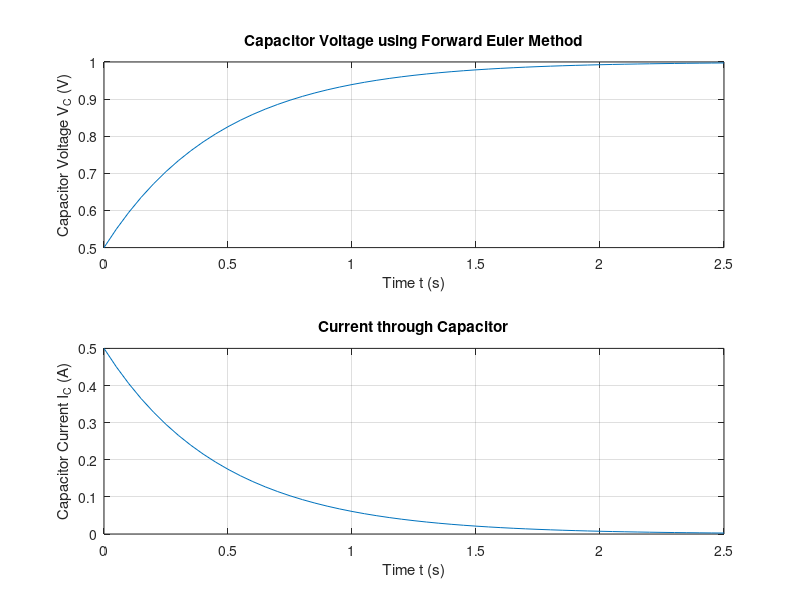

Write MATLAB code to recreate this figure.

% Given parameters
R = 1; % Resistance in ohms
C = 0.5; % Capacitance in Farads (derived from time constant tau = RC = 0.5s)
h = 0.05; % Step size in seconds
T = 2.5; % Final time in seconds

% Initial conditions
t0 = 0; % Initial time
vc0 = 0.5; % Initial capacitor voltage

% Time vector
t = t0:h:T;
n = length(t);

% Initialize capacitor voltage and current vectors
vc = zeros(1, n);
ic = zeros(1, n);
vc(1) = vc0;

% Define unit step input voltage v(t)
v = ones(1, n); % Unit step function (1 for all t >= 0)

% Forward Euler method loop
for k = 1:n-1
    ic(k) = (v(k) - vc(k)) / R; % Current through resistor and capacitor
    vc(k+1) = vc(k) + h * (ic(k) / C); % Voltage update using Euler's method
end
ic(n) = (v(n) - vc(n)) / R; % Compute final current value

% Plot results
figure;
subplot(2,1,1);
plot(t, vc);
xlabel('Time t (s)');
ylabel('Capacitor Voltage V_C (V)');
title('Capacitor Voltage using Forward Euler Method');
grid on;

subplot(2,1,2);
plot(t, ic);
xlabel('Time t (s)');
ylabel('Capacitor Current I_C (A)');
title('Current through Capacitor');
grid on;
